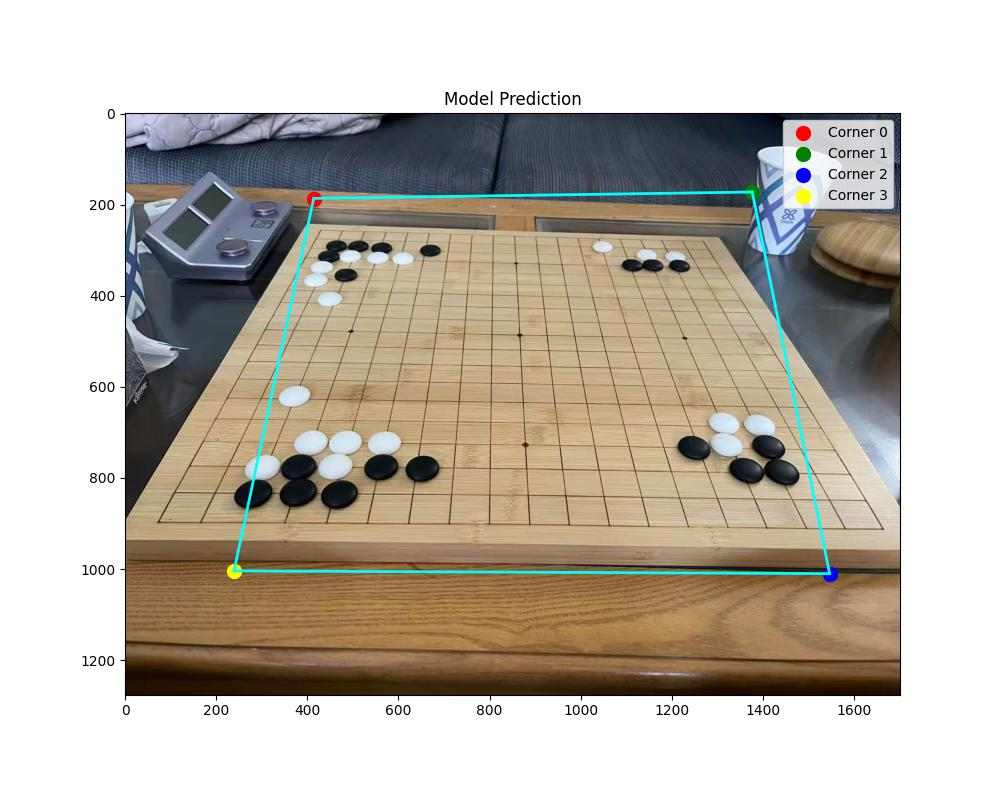
#> input picture AI_CornerDetect/data_check/pred_Board1.jpg, 1000 x 800 px
$ python ParallelLine-1.6.py --img ../AI_CornerDetect/data_check/pred_Board1.jpg
#> lines starting #> are read from the running program, lines starting #| are printed output that depends on the picture; after the words box and inside, x2 and y2 are one past the last pixel; in counts of white or black regions, pixels touching at a corner belong together
"""
围棋盘角点网格检测 v1.6 — 深度图像预处理版
==================================================
预处理流程：
  1. 双边滤波 (Bilateral Filter) — 去噪且保留边缘
  2. 非锐化掩模 (Unsharp Mask) — 提升线条锐度
  3. CLAHE — 局部对比度增强
检测：Shi-Tomasi (Good Features to Track)
"""

import cv2
import numpy as np
import argparse
import os
from pathlib import Path
from scipy.spatial import KDTree

# ─────────────────────────────────────────────────────────────────────────────
# Step 1: 深度预处理 + 角点提取
# ─────────────────────────────────────────────────────────────────────────────

def extract_corners_v16(img_bgr, max_corners=2500, quality_level=0.005, min_dist=8):
    # 1. 基础灰度化
    gray = cv2.cvtColor(img_bgr, cv2.COLOR_BGR2GRAY)
    cv2.imshow("Step 1.a: Grayscale vs Enhanced (V1.6)", gray)
    cv2.waitKey(0)

    # 2. 去噪 (Smoothing)
    # 双边滤波能在去噪的同时保持边缘锐利，非常适合棋盘线
    denoised = cv2.bilateralFilter(gray, d=9, sigmaColor=75, sigmaSpace=75)
    cv2.imshow("Step 1.a: Grayscale vs Enhanced (V1.6)", denoised)
    cv2.waitKey(0)

    # 3. 锐化 (Sharpening)
    # 使用 Unsharp Mask: 增强高频分量
    gaussian_blur = cv2.GaussianBlur(denoised, (5, 5), 0)
    sharpened = cv2.addWeighted(denoised, 1.2, gaussian_blur, -0.8, 0)

    # 4. 边缘增强 (Edge Enhancement via CLAHE)
    clahe = cv2.createCLAHE(clipLimit=5.0, tileGridSize=(8, 8))
    enhanced = clahe.apply(sharpened)

    # --- 调试展示预处理过程 ---
    dw = 1000
    pre_show = np.hstack([cv2.resize(gray, (dw//2, int(dw/2*gray.shape[0]/gray.shape[1]))),
                          cv2.resize(enhanced, (dw//2, int(dw/2*enhanced.shape[0]/enhanced.shape[1])))])
    cv2.imshow("Step 1.a: Grayscale vs Enhanced (V1.6)", pre_show)
    print("[*] 1.a 观察增强效果。左侧为原生灰度，右侧为 [去噪+锐化+增强] 后的效果。(按键继续)")
    cv2.waitKey(0)

    # 5. 角点提取 (Shi-Tomasi)
    # 在这个高度清晰的图上找点
    corners = cv2.goodFeaturesToTrack(enhanced,
                                      maxCorners=max_corners,
                                      qualityLevel=quality_level,
                                      minDistance=min_dist,
                                      blockSize=3)

    if corners is None: return np.array([]), enhanced

    pts = corners.reshape(-1, 2)

    # 6. 亚像素细化
    criteria = (cv2.TERM_CRITERIA_EPS + cv2.TERM_CRITERIA_MAX_ITER, 100, 0.001)
    pts = cv2.cornerSubPix(enhanced, pts, (5, 5), (-1, -1), criteria)

    print(f"[*] 1.b 候选角点数: {len(pts)}")

    # --- Step 1.b: 结果叠加展示 ---
    debug_vis = cv2.cvtColor(enhanced, cv2.COLOR_GRAY2BGR)
    for pt in pts:
        cv2.circle(debug_vis, (int(pt[0]), int(pt[1])), 3, (0, 0, 255), -1)
    cv2.imshow("Step 1.b: Candidate Corners (V1.6)", cv2.resize(debug_vis, (dw, int(dw*debug_vis.shape[0]/debug_vis.shape[1]))))
    print("      -> 确认右上角漏检是否改善？(按键继续)")
    cv2.waitKey(0)

    return pts, enhanced

# ─────────────────────────────────────────────────────────────────────────────
# Step 2: 方向估计
# ─────────────────────────────────────────────────────────────────────────────

def estimate_main_directions(img_gray):
    # 使用深度增强图做边缘提取
    edges = cv2.Canny(img_gray, 40, 100)
    lines = cv2.HoughLines(edges, 1, np.pi/360, 160)

    debug_vis = cv2.cvtColor(img_gray, cv2.COLOR_GRAY2BGR)
    if lines is not None:
        for rho, theta in lines[:25, 0]:
            a, b = np.cos(theta), np.sin(theta)
            x0, y0 = a*rho, b*rho
            p1 = (int(x0 + 2000*(-b)), int(y0 + 2000*(a)))
            p2 = (int(x0 - 2000*(-b)), int(y0 - 2000*(a)))
            cv2.line(debug_vis, p1, p2, (255, 0, 0), 1)

    angles = lines[:, 0, 1] if lines is not None else [0, np.pi/2]
    angles = angles % np.pi

    hist, bin_edges = np.histogram(angles, bins=360, range=(0, np.pi))
    a1 = (bin_edges[np.argmax(hist)] + bin_edges[np.argmax(hist)+1]) / 2
    a2 = (a1 + np.pi/2) % np.pi

    cv2.imshow("Step 2: Hough Lines Direction (V1.6)", cv2.resize(debug_vis, (1000, 1000*debug_vis.shape[0]//debug_vis.shape[1])))
    print(f"[*] 2. 估计主方向: {np.degrees(a1):.1f}°, {np.degrees(a2):.1f}° (按键继续)")
    cv2.waitKey(0)

    return a1, a2

# ─────────────────────────────────────────────────────────────────────────────
# Step 3 & 4: RANSAC 与可视化 (继承之前的稳健逻辑)
# ─────────────────────────────────────────────────────────────────────────────

def project_points(pts, angle):
    ca, sa = np.cos(angle), np.sin(angle)
    p_norm = pts[:,0]*(-sa) + pts[:,1]*ca
    return p_norm

def find_equidistant_inliers_1d(pos, n_iter=1500, tol_ratio=0.18):
    n = len(pos)
    if n < 5: return np.ones(n, dtype=bool), 0, 0
    pos = np.sort(pos)
    best_mask, best_count, best_d, best_orig = None, 0, 0, 0
    rng = np.random.default_rng()
    for _ in range(n_iter):
        i, j = rng.choice(n, 2, replace=False)
        gap = abs(pos[i] - pos[j])
        if gap < 5: continue
        for k in range(1, 19):
            d = gap / k
            if d < 12 or d > 120: continue
            orig = pos[i] % d
            shifted = (pos - orig) % d
            dist = np.minimum(shifted, d - shifted)
            mask = dist < (d * tol_ratio)
            if mask.sum() > best_count:
                best_count, best_mask, best_d, best_orig = mask.sum(), mask, d, orig
    return best_mask, best_d, best_orig

def grid_ransac(pts, a1, a2):
    best_score, best_mask, best_params = 0, np.zeros(len(pts), dtype=bool), None
    for r_ang, c_ang in [(a1, a2), (a2, a1)]:
        row_proj = project_points(pts, r_ang + np.pi/2)
        col_proj = project_points(pts, c_ang + np.pi/2)
        rm, rd, ro = find_equidistant_inliers_1d(row_proj)
        cm, cd, co = find_equidistant_inliers_1d(col_proj)
        combined = rm & cm
        if combined.sum() > best_score:
            best_score, best_mask = combined.sum(), combined
            best_params = {'row_angle': r_ang, 'col_angle': c_ang, 'row_d': rd, 'row_orig': ro, 'col_d': cd, 'col_orig': co}
    return best_mask, best_params

def visualize_final(img_gray, pts, mask, params):
    out = cv2.cvtColor(img_gray, cv2.COLOR_GRAY2BGR)
    inliers = pts[mask]
    for p in pts: cv2.circle(out, (int(p[0]), int(p[1])), 2, (100,100,100), -1)
    for p in inliers: cv2.circle(out, (int(p[0]), int(p[1])), 4, (0, 255, 0), -1)

    if params and len(inliers) >= 4:
        rp = project_points(inliers, params['row_angle'] + np.pi/2)
        cp = project_points(inliers, params['col_angle'] + np.pi/2)
        r_idx = np.round((rp - params['row_orig']) / params['row_d']).astype(int)
        c_idx = np.round((cp - params['col_orig']) / params['col_d']).astype(int)
        pts_dict = {(r_idx[i], c_idx[i]): inliers[i] for i in range(len(inliers))}
        rmin, rmax, cmin, cmax = r_idx.min(), r_idx.max(), c_idx.min(), c_idx.max()
        corner_indices = [(rmin, cmin), (rmin, cmax), (rmax, cmax), (rmax, cmin)]
        box = []
        for rc in corner_indices:
            if rc in pts_dict: box.append(pts_dict[rc])
            else:
                dist = (r_idx - rc[0])**2 + (c_idx - rc[1])**2
                box.append(inliers[np.argmin(dist)])
        for i, p in enumerate(box):
            cv2.circle(out, (int(p[0]), int(p[1])), 20, (0, 0, 255), 3)
            cv2.putText(out, f"P{i}", (int(p[0])+20, int(p[1])-20), cv2.FONT_HERSHEY_SIMPLEX, 1.0, (0, 0, 255), 2)
            cv2.line(out, tuple(box[i].astype(int)), tuple(box[(i+1)%4].astype(int)), (0, 0, 255), 2)
    return out

def main():
    parser = argparse.ArgumentParser()
    parser.add_argument("--img", type=str, required=True)
    args = parser.parse_args()
    img = cv2.imread(args.img)
#> img is the input picture: shape (800, 1000, 3); mean B, G, R 170.8, 181.8, 189
    if img is None: return
    print("\n--- [V1.6 深度处理版] 开始 ---")

    # 按照用户要求：去噪 -> 锐化 -> 增强
    pts, enhanced_gray = extract_corners_v16(img)
#> in extract_corners_v16, `pre_show = np.hstack([cv2.resize(gray, (dw//2, int(dw/2*gray.shape[0]/..`:
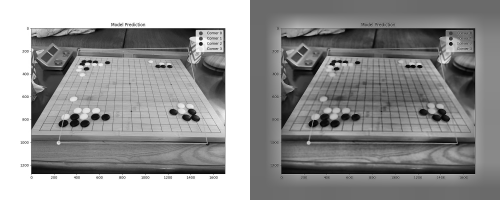
#> pre_show: shape (400, 1000) (shown at 1/2 size); min 1, max 255, mean 146.7
#> in extract_corners_v16, `corners = cv2.goodFeaturesToTrack(enhanced, maxCorners=max_corners, qu..`: corners = 968 rows, first 8: [763, 696], [672, 696], [581, 696], [307, 696], [490, 696], [216, 696], [854, 696], [398, 696]
#> in extract_corners_v16, `pts = corners.reshape(-1, 2)`: pts = 968 pairs, first value 85 to 899, second value 90 to 714
#> in extract_corners_v16, `pts = cv2.cornerSubPix(enhanced, pts, (5, 5), (-1, -1), criteria)`: pts = 968 pairs, first value 85 to 900.6, second value 90 to 714.6
#| [*] 1.b 候选角点数: 968
#> the loop in extract_corners_v16, `for pt in pts:` made 968 passes
#> pt on passes 1 to 3: [763.1, 695.7], [672.2, 695.7], [580.9, 695.7]
#> after the loop in extract_corners_v16, `for pt in pts:`:
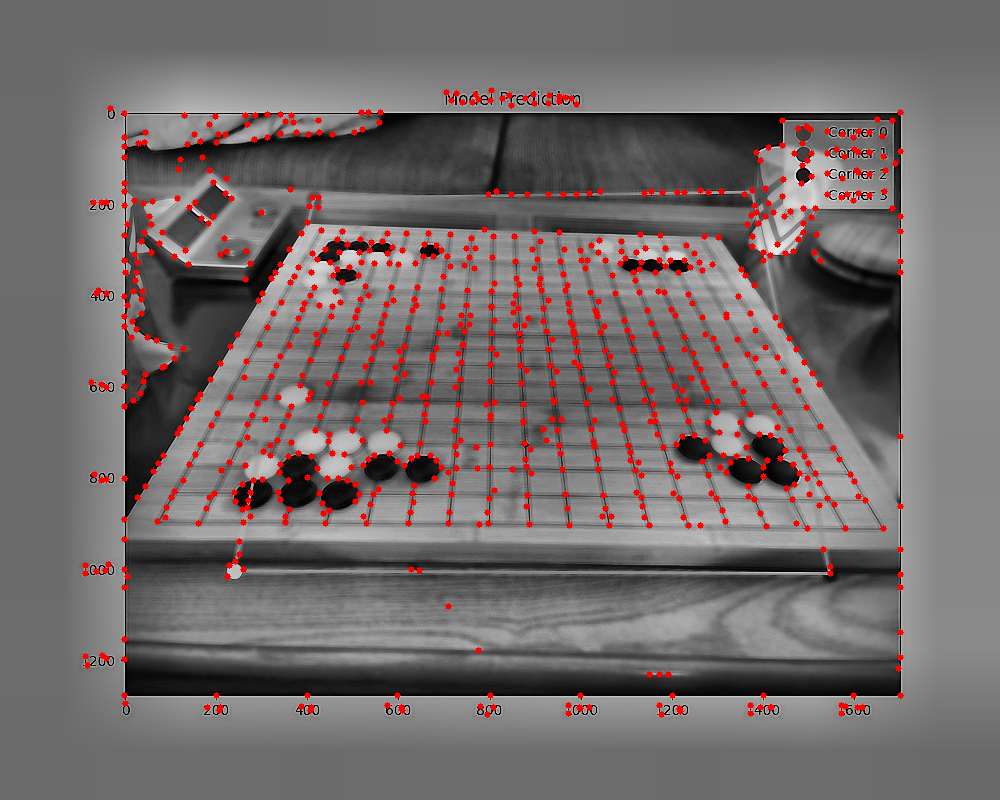
#> debug_vis: shape (800, 1000, 3); mean B, G, R 106.8, 106.8, 115.4
    a1, a2 = estimate_main_directions(enhanced_gray)
#> in estimate_main_directions, `edges = cv2.Canny(img_gray, 40, 100)`:
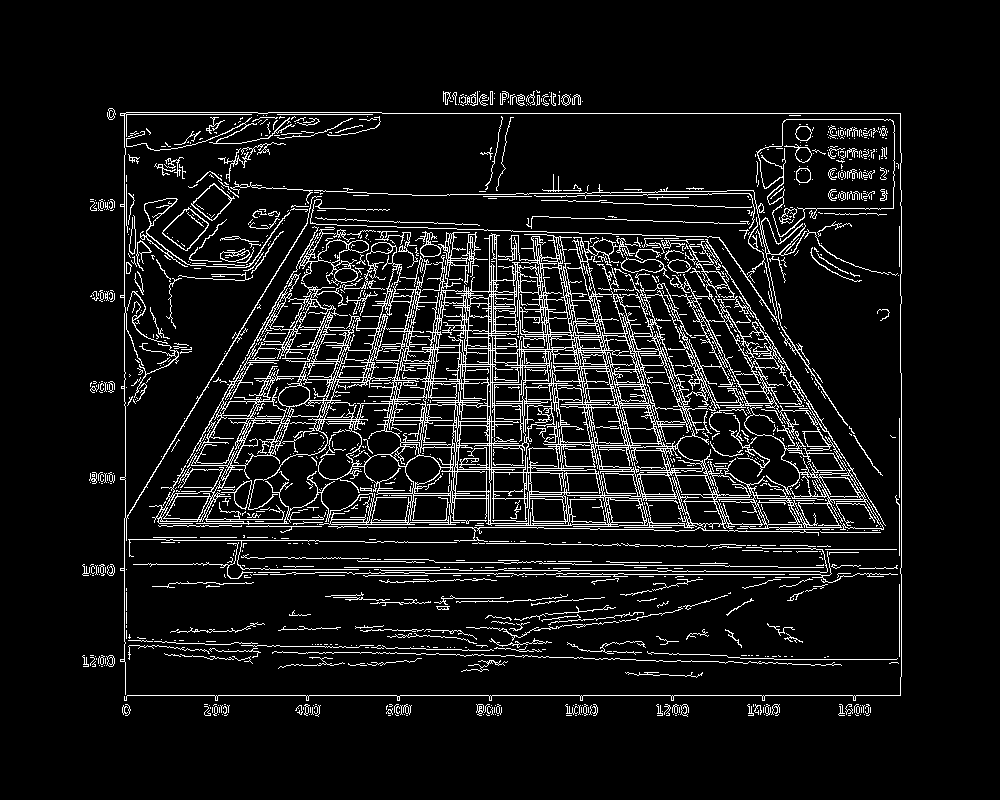
#> edges: shape (800, 1000); 8.3% white in thin lines or dots, all inside (x1, y1, x2, y2) = (82, 90, 902, 717)
#> the loop in estimate_main_directions, `for rho, theta in lines[:25, 0]:` made 25 passes
#> (rho, theta, a, b, x0, y0, p1, p2) on passes 1 to 6: (695, 1.57, -4.37e-08, 1, -3.04e-05, 695, (-2000, 694), (1999, 695)), (113, 1.57, -4.37e-08, 1, -4.94e-06, 113, (-2000, 112), (1999, 113)), (124, 0, 1, 0, 124, 0, (124, 2000), (124, -2000)), (534, 1.59, -0.0175, 1, -9.32, 533.9, (-2009, 499), (1990, 568)), (901, 0, 1, 0, 901, 0, (901, 2000), (901, -2000)), (518, 1.59, -0.0175, 1, -9.04, 517.9, (-2008, 483), (1990, 552))
#> after the loop in estimate_main_directions, `for rho, theta in lines[:25, 0]:`:
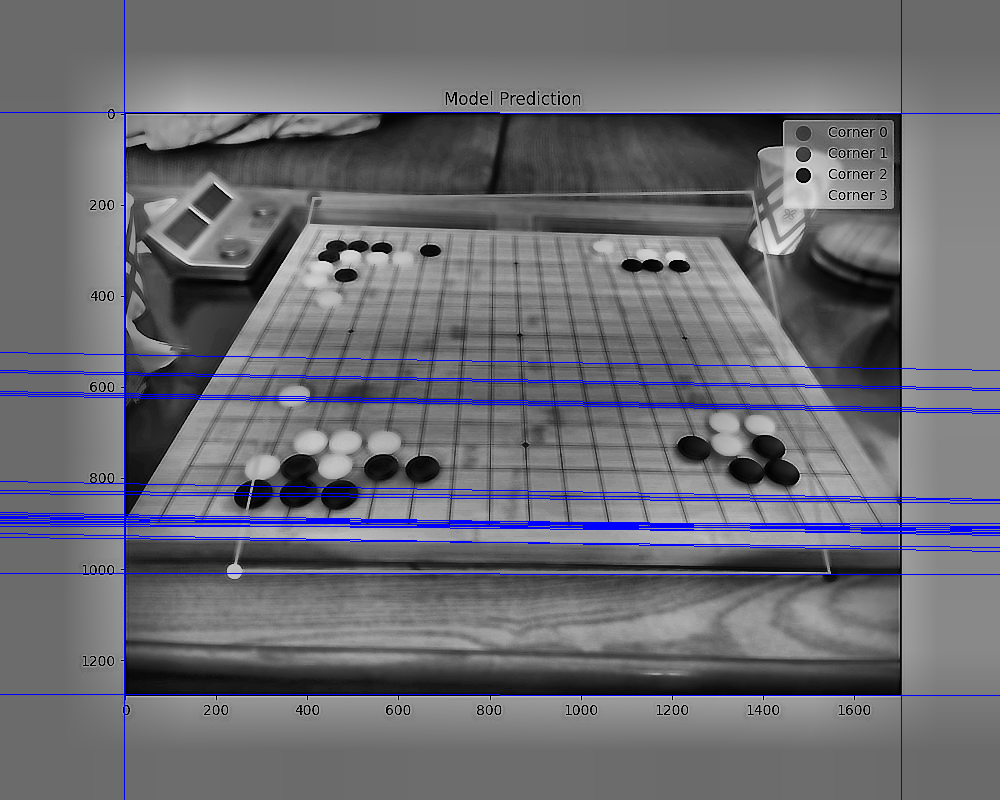
#> debug_vis: shape (800, 1000, 3); mean B, G, R 114.2, 107.1, 107.1
#> in estimate_main_directions, `angles = lines[:, 0, 1] if lines is not None else [0, np.pi/2]`: angles = 4786 values, max 3.13 at index 41, min 0 at index 2, mean 1.62
#> in estimate_main_directions, `hist, bin_edges = np.histogram(angles, bins=360, range=(0, np.pi))`: hist = 360 values, max 104 at index 270, min 0 at index 21, mean 13.29; bin_edges = 361 values from 0 to 3.14
#> in estimate_main_directions, `a1 = (bin_edges[np.argmax(hist)] + bin_edges[np.argmax(hist)+1]) / 2`: a1 = 2.36
#> in estimate_main_directions, `a2 = (a1 + np.pi/2) % np.pi`: a2 = 0.79
#| [*] 2. 估计主方向: 135.2°, 45.2° (按键继续)
#> a1 = 2.36; a2 = 0.79
    mask, params = grid_ransac(pts, a1, a2)
#> in grid_ransac, `best_score, best_mask, best_params = 0, np.zeros(len(pts), dtype=bool)..`: best_score = 0
#> the loop in grid_ransac, `for r_ang, c_ang in [(a1, a2), (a2, a1)]:` made 2 passes
#> (r_ang, c_ang) on pass 1: (2.36, 0.79)
#> after the loop in grid_ransac, `for r_ang, c_ang in [(a1, a2), (a2, a1)]:`: best_score = 207
#> params = {'row_angle': 2.36, 'col_angle': 0.79, 'row_d': 13.04, 'row_orig': 10.64, 'col_d': 12.76, 'col_orig': 6.35}
    res = visualize_final(enhanced_gray, pts, mask, params)
#> in visualize_final, `inliers = pts[mask]`: inliers = 207 pairs, first value 98.51 to 900.6, second value 100.8 to 713.5
#> the loop in visualize_final, `for p in pts: cv2.circle(out, (int(p[0]), int(p[1])), 2, (100,100,100)..` made 968 passes
#> the loop in visualize_final, `for p in inliers: cv2.circle(out, (int(p[0]), int(p[1])), 4, (0, 255, ..` made 207 passes
#> p on passes 1 to 3: [763.1, 695.7], [124.4, 296.4], [750.5, 713.5]
#> after the loop in visualize_final, `for p in inliers: cv2.circle(out, (int(p[0]), int(p[1])), 4, (0, 255, ..`:
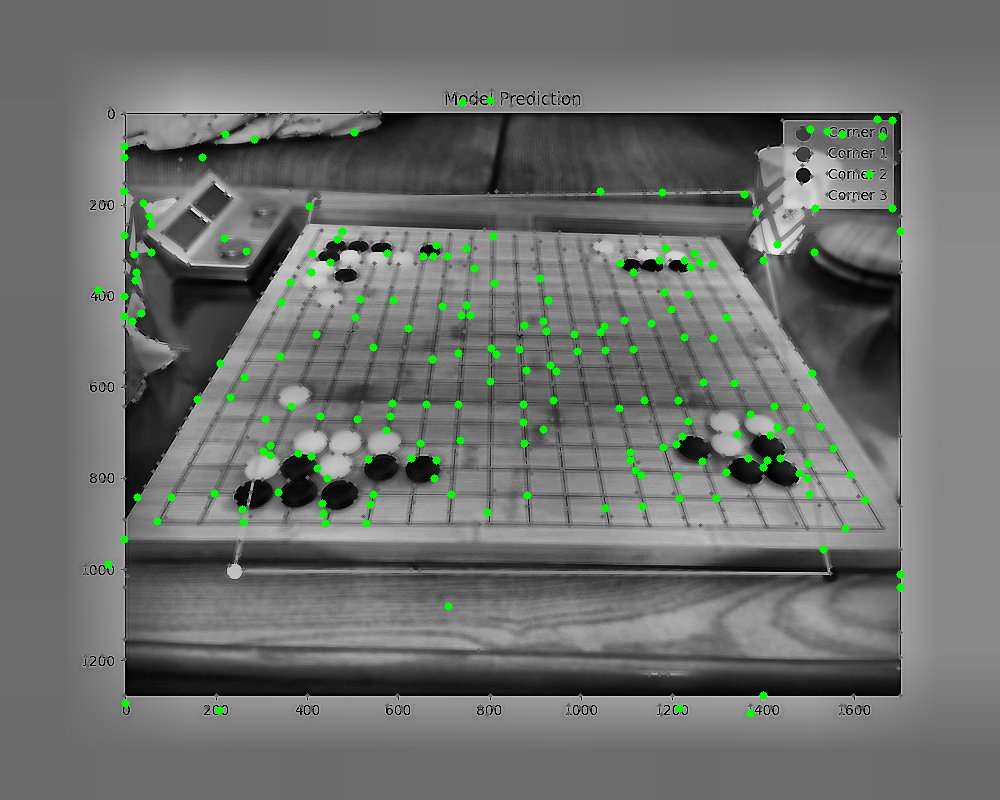
#> out: shape (800, 1000, 3); mean B, G, R 109, 112.2, 109
#> in visualize_final, `rp = project_points(inliers, params['row_angle'] + np.pi/2)`: rp = 207 values, max 549.3 at index 45, min -406.2 at index 14, mean 102.5
#> in visualize_final, `cp = project_points(inliers, params['col_angle'] + np.pi/2)`: cp = 207 values, max -191.9 at index 7, min -1051.4 at index 117, mean -616.4
#> in visualize_final, `r_idx = np.round((rp - params['row_orig']) / params['row_d']).astype(i..`: r_idx = 207 values, max 41 at index 45, min -32 at index 14, mean 7.05
#> in visualize_final, `c_idx = np.round((cp - params['col_orig']) / params['col_d']).astype(i..`: c_idx = 207 values, max -16 at index 7, min -83 at index 117, mean -48.78
#> in visualize_final, `pts_dict = {(r_idx[i], c_idx[i]): inliers[i] for i in range(len(inlier..`: pts_dict = 199 items
#> in visualize_final, `rmin, rmax, cmin, cmax = r_idx.min(), r_idx.max(), c_idx.min(), c_idx...`: rmin = -32; rmax = 41; cmin = -83; cmax = -16
#> in visualize_final, `corner_indices = [(rmin, cmin), (rmin, cmax), (rmax, cmax), (rmax, cmi..`: corner_indices = [(-32, -83), (-32, -16), (41, -16), (41, -83)]
#> the loop in visualize_final, `for rc in corner_indices:` made 4 passes
#> after the loop in visualize_final, `for rc in corner_indices:`: box = [[679.8, 708.6], [98.51, 290.8], [490.2, 100.8], [900.6, 231.6]]
#> the loop in visualize_final, `for i, p in enumerate(box):` made 4 passes
#> after the loop in visualize_final, `for i, p in enumerate(box):`:
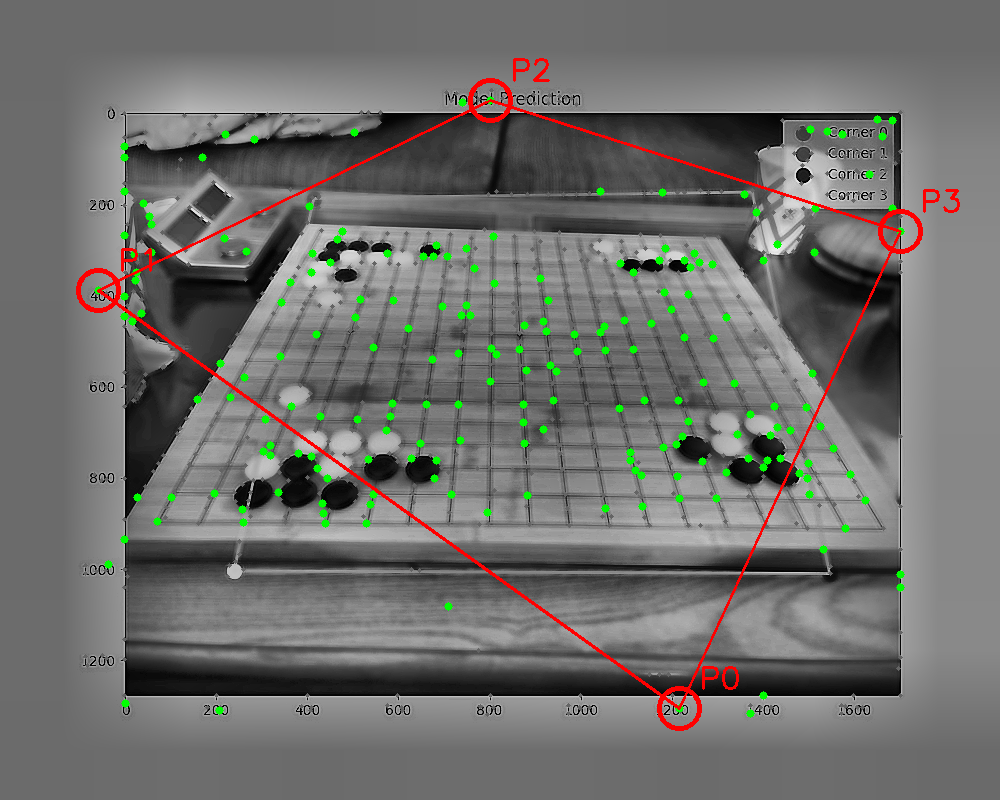
#> out: shape (800, 1000, 3); 1.2% of pixels changed, all inside (x1, y1, x2, y2) = (76, 58, 960, 731)

    dw = 1200
    disp = cv2.resize(res, (dw, int(res.shape[0]*dw/res.shape[1])))
    cv2.imshow("Final Result V1.6 (Deep Preprocessed Gray)", disp)
    cv2.waitKey(0)
    cv2.destroyAllWindows()

if __name__ == "__main__":
    main()
